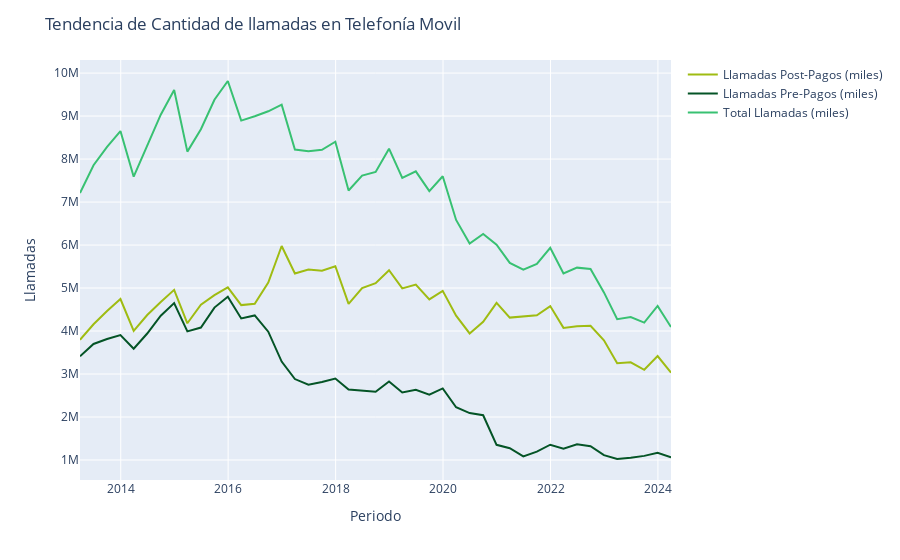

Notebook source saved alongside this figure:
### Markdown cell above
### **Gráfico 7:**
Tendencia de la Cantidad de llamadas en la `Telefonía Movil`

### Code cell
columns = ['llamadas_post_miles', 'llamadas_pre_miles', 'total_llamadas']
names = ['Llamadas Post-Pagos (miles)', 'Llamadas Pre-Pagos (miles)', 'Total Llamadas (miles)']
colors = ['#9fbc12', ' #045426 ', '#38C172']
titulo = 'Tendencia de Cantidad de llamadas en Telefonía Movil'
ancho_grafico = 900
y_title = 'Llamadas'

fig = crear_graf_df(columns=columns, names=names, colors=colors, width=ancho_grafico, 
                    y_title=y_title, df=telefonia_movil, titulo=titulo)

config = {'displayModeBar': False}
fig.show(config=config)
